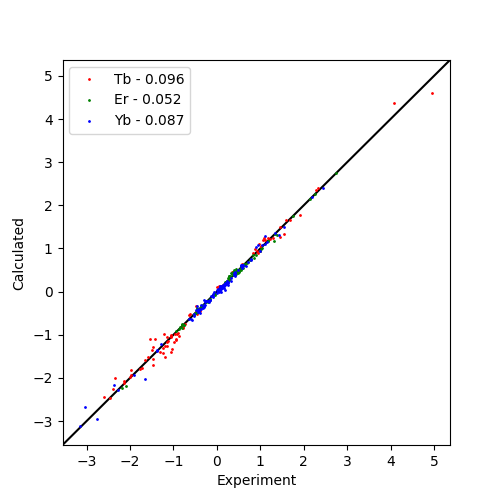

Python code for this plot:
from paramagpy import protein, fit, dataparse, metal

# Load the PDB file
prot = protein.load_pdb('../data_files/4icbH_mut.pdb')

# Load the PCS data
rawData1 = dataparse.read_pcs('../data_files/calbindin_Tb_HN_PCS.npc')
rawData2 = dataparse.read_pcs('../data_files/calbindin_Er_HN_PCS.npc')
rawData3 = dataparse.read_pcs('../data_files/calbindin_Yb_HN_PCS.npc')

# Associate PCS data with atoms of the PDB
parsedData = []
for rd in [rawData1, rawData2, rawData3]:
	parsedData.append(prot.parse(rd))

# Make a list of starting tensors
mStart = [metal.Metal(), metal.Metal(), metal.Metal()]

# Set the starting position to an atom close to the metal
mStart[0].position = prot[0]['A'][56]['CA'].position

# Calculate initial tensors from an SVD gridsearch
mGuess, datas = fit.svd_gridsearch_fit_metal_from_pcs(
	mStart, parsedData, radius=10, points=10)

# Refine the tensors using non-linear regression
fitParameters = ['x','y','z','ax','rh','a','b','g']
mFit, datas = fit.nlr_fit_metal_from_pcs(mGuess, parsedData, fitParameters)

# Save the fitted tensors to files
for name, metal in zip(['Tb','Er','Yb'], mFit):
	metal.save("tensor_{}.txt".format(name))

#### Plot the correlation ####
from matplotlib import pyplot as plt
fig, ax = plt.subplots(figsize=(5,5))

# Plot the data
for d, name, colour in zip(datas, ['Tb','Er','Yb'],['r','g','b']):
	qfactor = fit.qfactor(d)
	ax.plot(d['exp'], d['cal'], marker='o', lw=0, ms=1, c=colour,
		label="{0:} - {1:5.3f}".format(name, qfactor))

# Plot a diagonal
l, h = ax.get_xlim()
ax.plot([l,h],[l,h],'-k',zorder=0)
ax.set_xlim(l,h)
ax.set_ylim(l,h)

# Axis labels
ax.set_xlabel("Experiment")
ax.set_ylabel("Calculated")
ax.legend()
fig.savefig("pcs_fit_multiple.png")